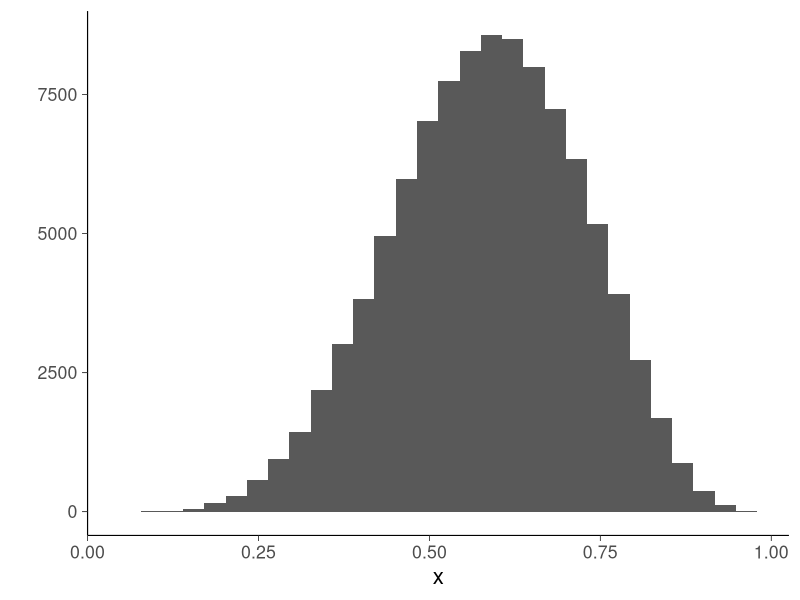
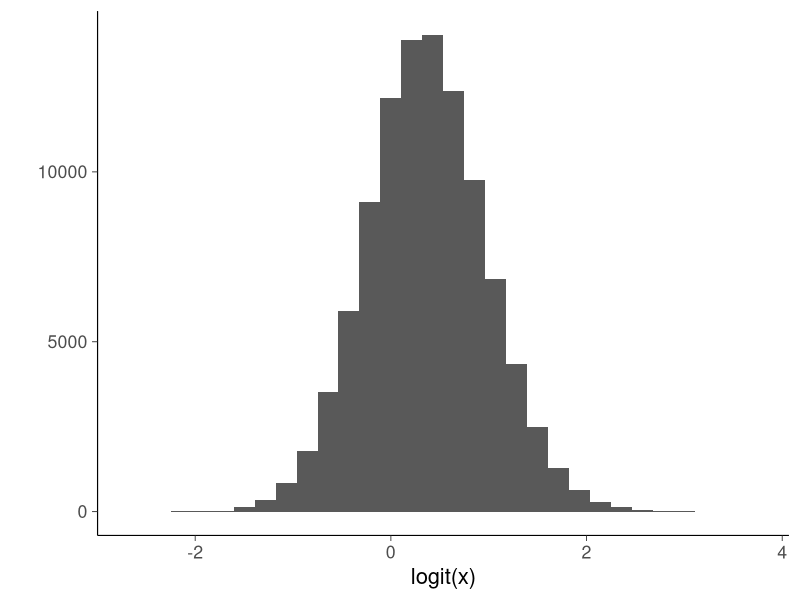
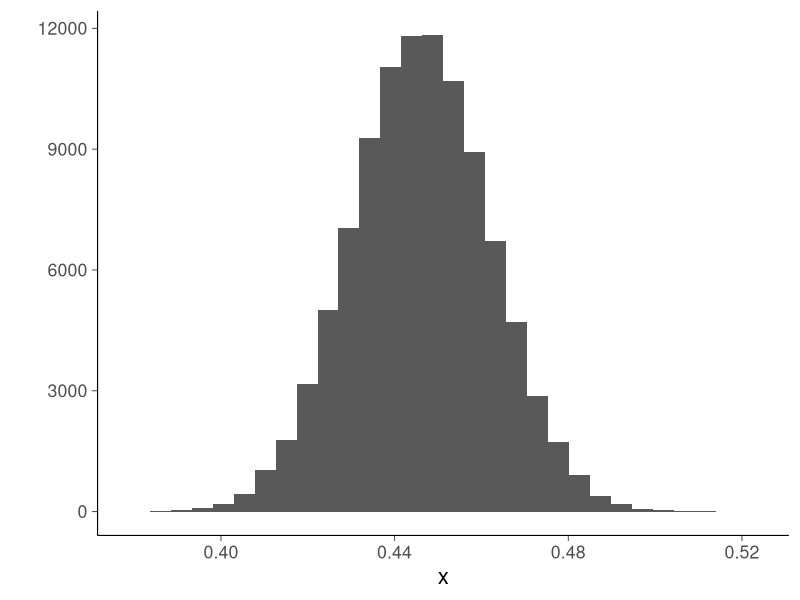

Here is the R script that generated these plots, in order:
#' ---
#' title: "Bayesian data analysis  - L2 demo"
#' author: "Mans Magnusson"
#' date: "`r format(Sys.Date())`"
#' ---
library(ggplot2)
theme_set(bayesplot::theme_default(base_family = "sans", base_size=16))

#' # Binomial model, Beta posterior
logit <- function(x) log(x/(1-x))

x <- rbeta(100000, 6 + 1, 10 - 6 + 1)
qplot(x)
qplot(logit(x))
mean(x)
mean(x < 0.5)
pbeta(0.5, 6 + 1, 10 - 6 + 1)


x <- rbeta(100000, 438, 544)
qplot(x)
mean(x < 0.485)
